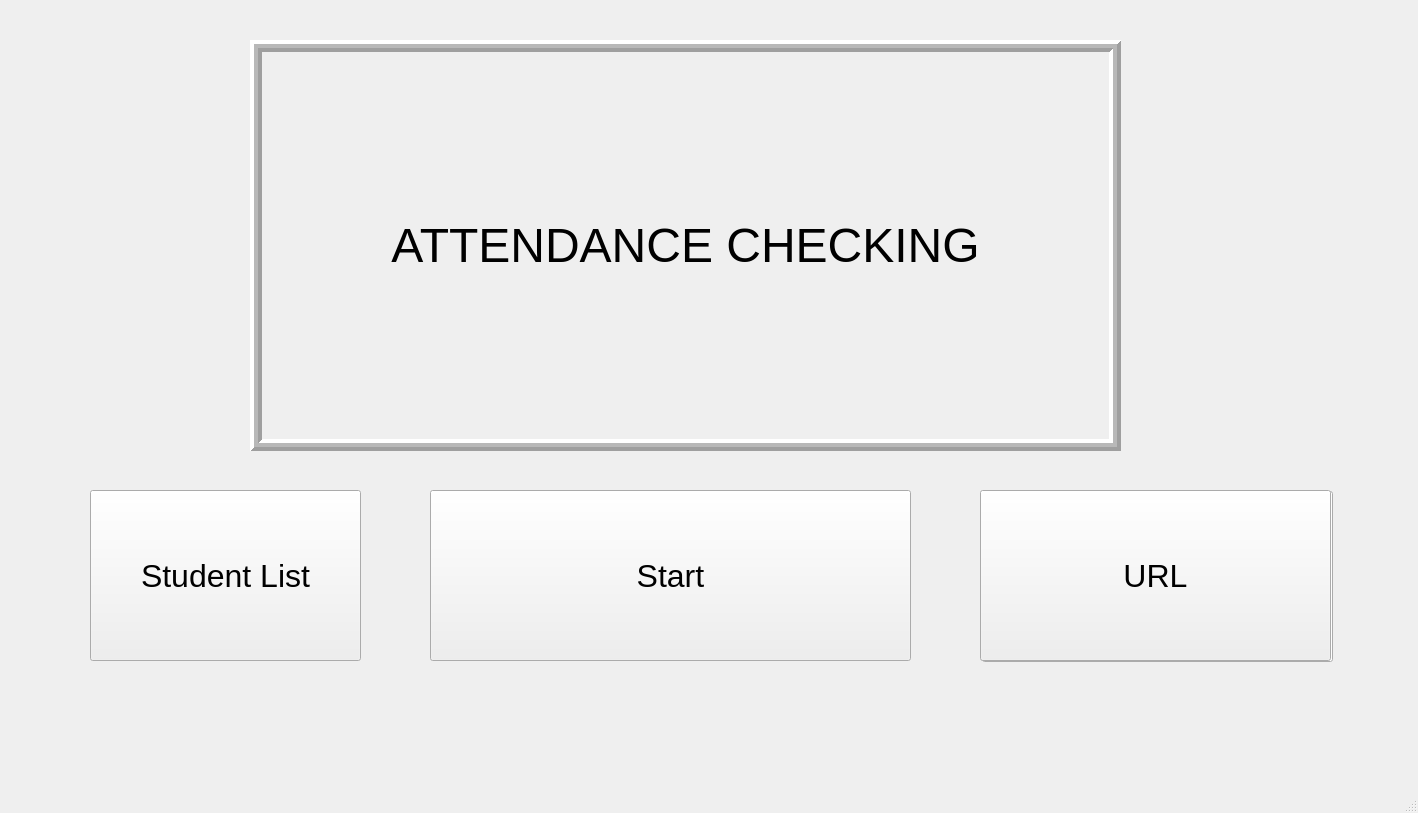
<?xml version="1.0" encoding="UTF-8"?>
<ui version="4.0">
 <class>MainWindow</class>
 <widget class="QMainWindow" name="MainWindow">
  <property name="geometry">
   <rect>
    <x>0</x>
    <y>0</y>
    <width>1418</width>
    <height>813</height>
   </rect>
  </property>
  <property name="windowTitle">
   <string>MainWindow</string>
  </property>
  <widget class="QWidget" name="centralwidget">
   <widget class="QLabel" name="attendance_label">
    <property name="geometry">
     <rect>
      <x>250</x>
      <y>40</y>
      <width>871</width>
      <height>411</height>
     </rect>
    </property>
    <property name="font">
     <font>
      <pointsize>36</pointsize>
     </font>
    </property>
    <property name="frameShape">
     <enum>QFrame::Box</enum>
    </property>
    <property name="frameShadow">
     <enum>QFrame::Raised</enum>
    </property>
    <property name="lineWidth">
     <number>4</number>
    </property>
    <property name="midLineWidth">
     <number>4</number>
    </property>
    <property name="text">
     <string>ATTENDANCE CHECKING</string>
    </property>
    <property name="alignment">
     <set>Qt::AlignCenter</set>
    </property>
   </widget>
   <widget class="QPushButton" name="student_list">
    <property name="geometry">
     <rect>
      <x>90</x>
      <y>490</y>
      <width>271</width>
      <height>171</height>
     </rect>
    </property>
    <property name="font">
     <font>
      <pointsize>24</pointsize>
     </font>
    </property>
    <property name="text">
     <string>Student List</string>
    </property>
   </widget>
   <widget class="QPushButton" name="start">
    <property name="geometry">
     <rect>
      <x>430</x>
      <y>490</y>
      <width>481</width>
      <height>171</height>
     </rect>
    </property>
    <property name="font">
     <font>
      <pointsize>24</pointsize>
     </font>
    </property>
    <property name="text">
     <string>Start</string>
    </property>
   </widget>
   <widget class="QPushButton" name="URL">
    <property name="geometry">
     <rect>
      <x>980</x>
      <y>490</y>
      <width>351</width>
      <height>171</height>
     </rect>
    </property>
    <property name="font">
     <font>
      <pointsize>24</pointsize>
     </font>
    </property>
    <property name="text">
     <string>URL</string>
    </property>
   </widget>
   <widget class="QLineEdit" name="line_edit">
    <property name="geometry">
     <rect>
      <x>982</x>
      <y>491</y>
      <width>351</width>
      <height>171</height>
     </rect>
    </property>
    <property name="font">
     <font>
      <pointsize>24</pointsize>
     </font>
    </property>
    <property name="text">
     <string/>
    </property>
    <property name="alignment">
     <set>Qt::AlignCenter</set>
    </property>
   </widget>
   <zorder>line_edit</zorder>
   <zorder>URL</zorder>
   <zorder>attendance_label</zorder>
   <zorder>student_list</zorder>
   <zorder>start</zorder>
  </widget>
  <widget class="QMenuBar" name="menubar">
   <property name="geometry">
    <rect>
     <x>0</x>
     <y>0</y>
     <width>1418</width>
     <height>26</height>
    </rect>
   </property>
  </widget>
  <widget class="QStatusBar" name="statusbar"/>
 </widget>
 <resources/>
 <connections/>
</ui>
